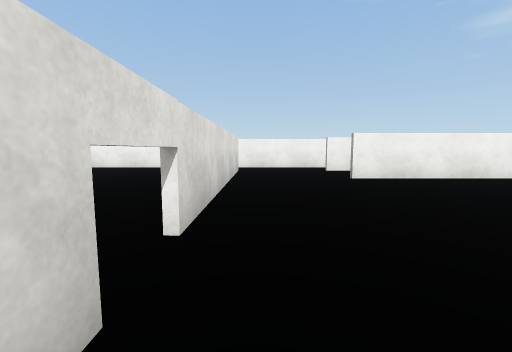
View 1 (above)

20 first-person views from a walk through a scene from a Unity 3-D project. The camera is 1.3 m above the floor, tilts 6° down and sees 90° across. The floor is counted in squares, 2 m on a side. Each view is taken from the middle of a square. On the plan, view 1 faces up. The plan holds only what a view shows up to about 9 squares ahead; the rest is blank. The place goes on beyond the plan. The player is left out. Some animated figures are not drawn. Surface patterns are stand-ins for the level's own textures.

View 2
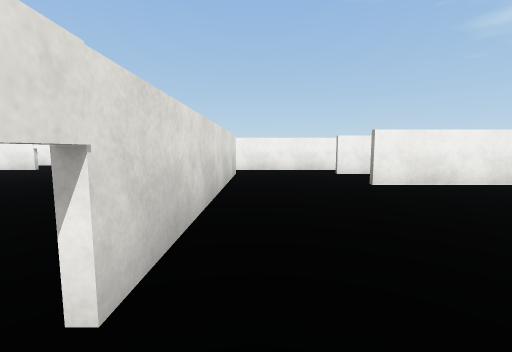

View 3
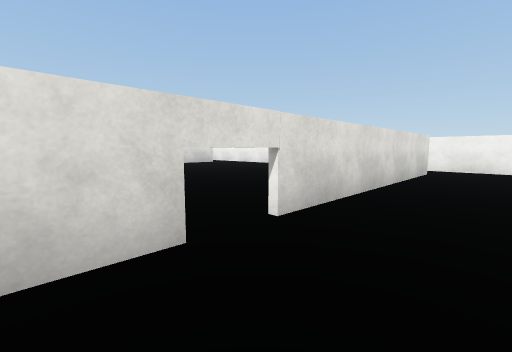

View 4
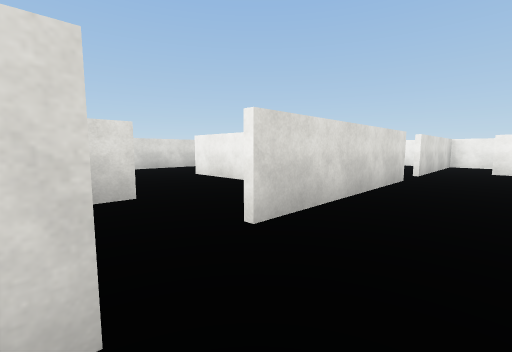

View 5
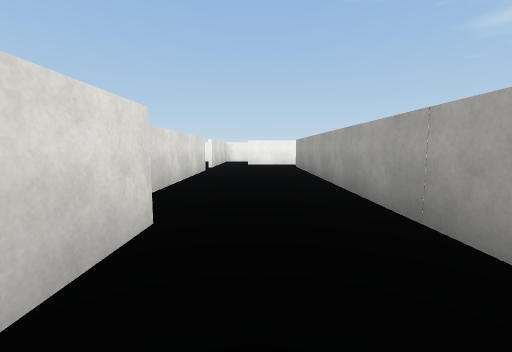

View 6
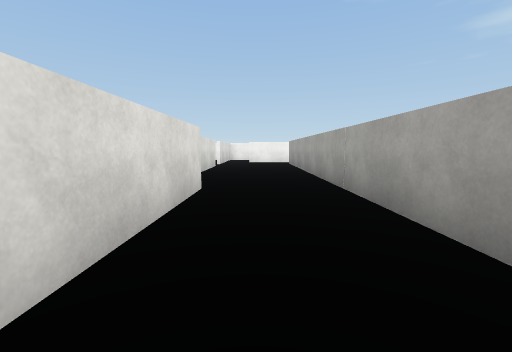

View 7
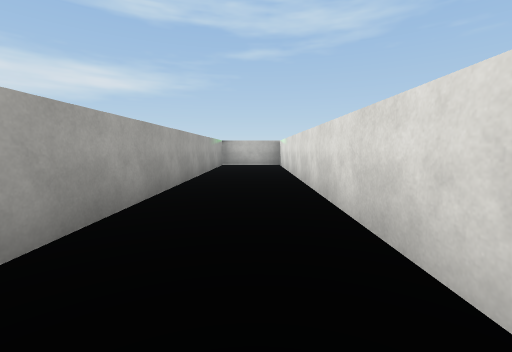

View 8
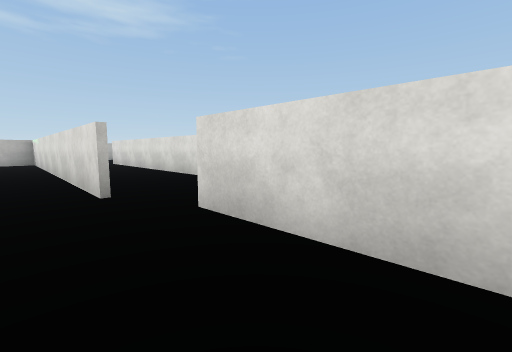

View 9
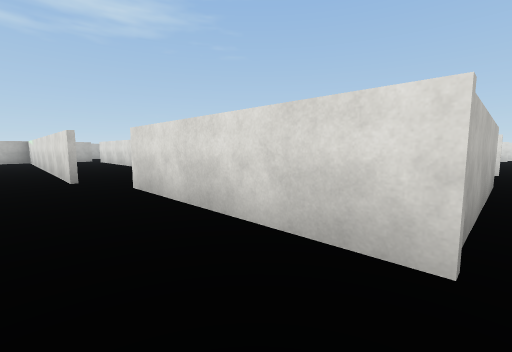

View 10
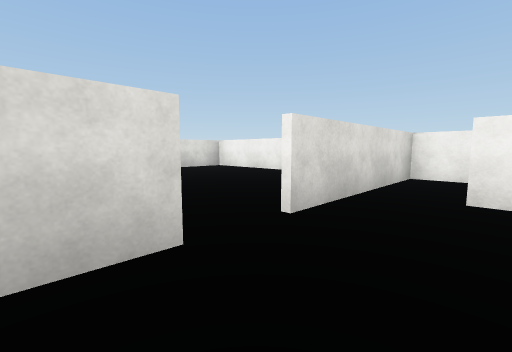

View 11
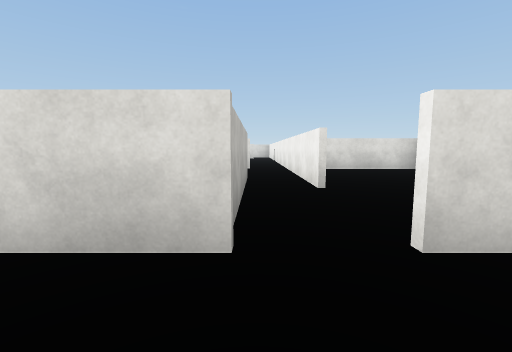

View 12
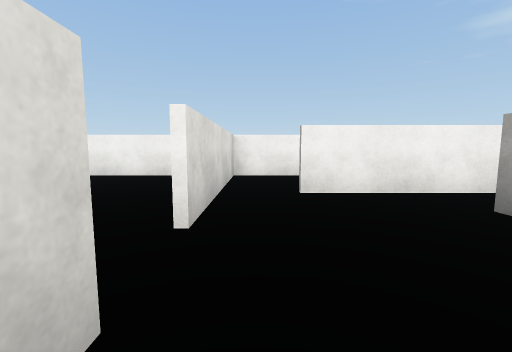

View 13
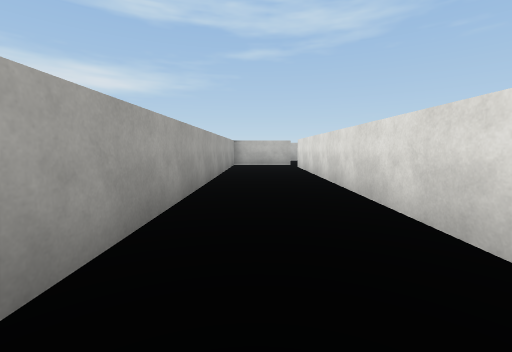

View 14
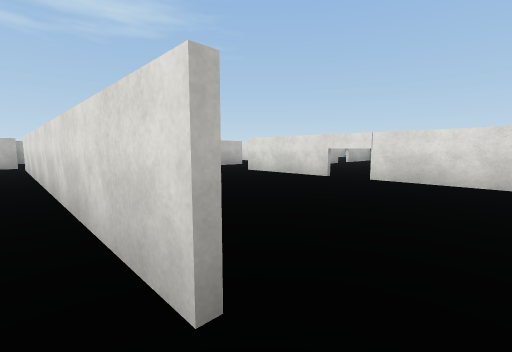

View 15
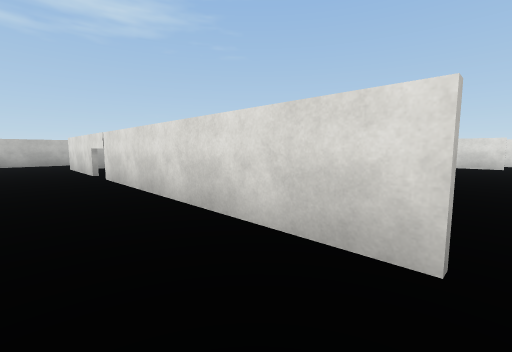

View 16
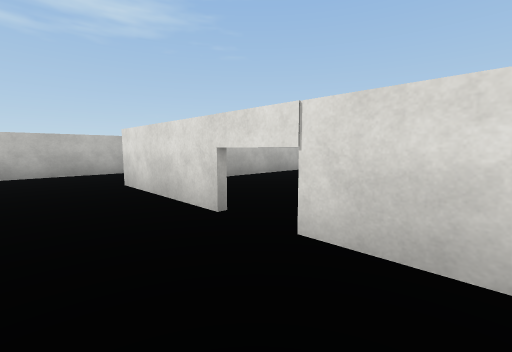

View 17
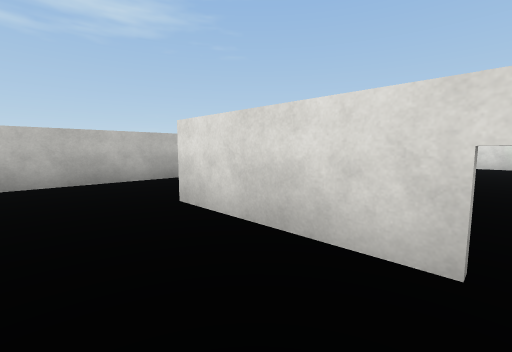

View 18
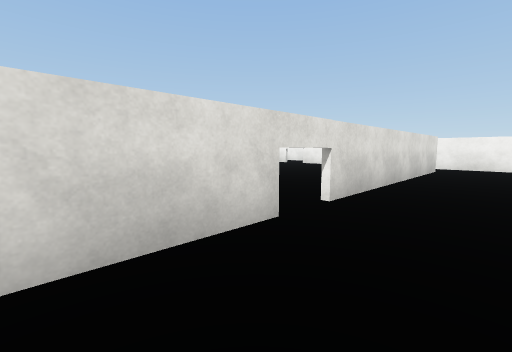

View 19
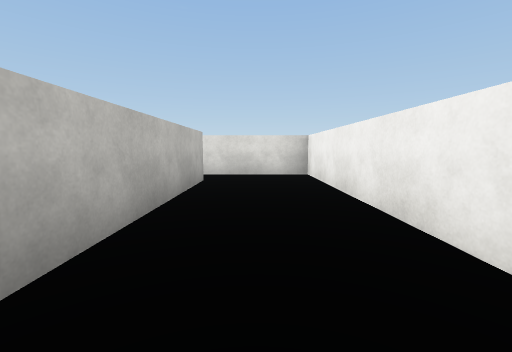

View 20
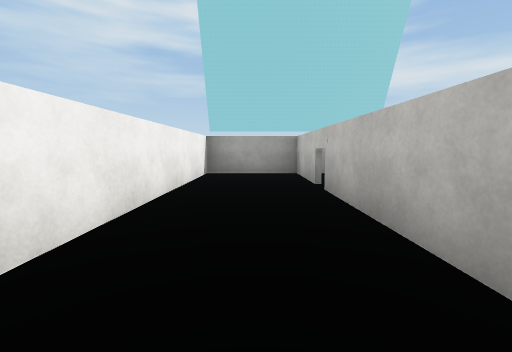

### Floor plan
Points are (right, up) in squares from view 1. A wall is a line through its corners. A room is listed if a view was taken in it or the views show most of it. See-through windows are left out.
Room 1 (views 1, 2, 3, 15, 16, 17, 18)
walls: (4.6, 5.6) (2.1, 5.6); (3, 7.7) (2.1, 7.7); (-0.6, 7.9) (-0.6, -2); (3.9, 9) (-0.9, 9); (-2, -4.4) (1.1, -4.4)
ways out: opening at (4, 4.5) to room 3; opening at (-1.5, -3); opening at (-1, 8)
Room 2 (views 4, 5, 6, 7, 8, 9, 10, 11, 12)
walls: (7.1, 2.3) (7, -5.8); (6.4, 7.8) (6.4, 3.5); (6.4, 10.4) (6.4, 9); (9.6, 10.8) (7.6, 10.8); (9.4, -6) (9.5, 9.7)
ways out: opening at (7, 11) to room 4; gap at (6, 9) to room 5
Room 3 (views 13, 14)
walls: (4.5, 3.3) (4.5, -6.4); (6.9, -5.8) (7, 2.2); (4.5, -7.5) (5, -7.5); (5.8, 5.6) (4.6, 5.6)
ways out: opening at (4, 4.5) to room 1
Room 4 (views 19, 20)
walls: (7.6, 10.9) (14.9, 10.9) (14.9, 13.3) (6.4, 13.3) (6.4, 10.4)
ways out: opening at (7, 11) to room 2
Room 5 (no view inside)
walls: (5, 13.3) (1.5, 13.3); (2.1, 7.8) (6.4, 7.8); (-0.6, 13.4) (-0.6, 10.2)
ways out: gap at (6, 9) to room 2

Where each view was taken, in squares from view 1:
view 1: 0 up, 0 right, facing up
view 2: 1 up, 0 right, facing up
view 3: 0 up, 1 right, facing up-left
view 4: 2 up, 8 right, facing up-left
view 5: 0 up, 8 right, facing up
view 6: 2 down, 8 right, facing up
view 7: 3 up, 8 right, facing down
view 8: 6 up, 8 right, facing down-left
view 9: 8 up, 8 right, facing down-left
view 10: 7 up, 8 right, facing up-left
view 11: 8 up, 8 right, facing left
view 12: 7 up, 7 right, facing up
view 13: 3 up, 6 right, facing down
view 14: 4 up, 5 right, facing down-left
view 15: 8 up, 1 right, facing down-left
view 16: 3 up, 1 right, facing down-left
view 17: 1 up, 1 right, facing down-left
view 18: 1 down, 1 right, facing up-left
view 19: 12 up, 13 right, facing left
view 20: 12 up, 8 right, facing right
